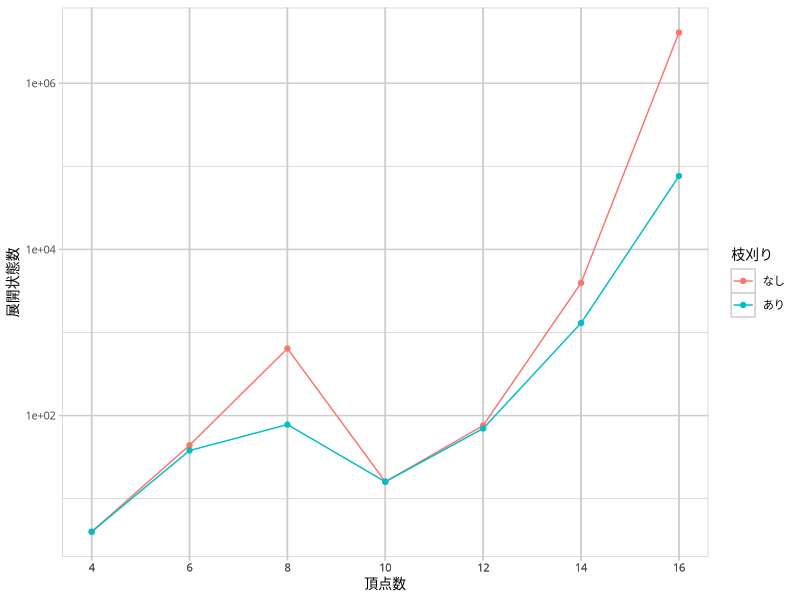

Recreate this plot in R.
library(readr)
library(dplyr)
library(ggplot2)

breaks <- c('basic', 'minmax')
labels <- c('なし', 'あり')
data <- read_csv('cmp-algo-mws.csv') %>%
  filter(d == 3, bdr == 'basic', mgr == 'basic' | mgr == 'minmax') %>%
  mutate(mtd = mgr) %>%
  group_by(n, d, mtd, node) %>%
  summarise(mean_time = mean(time)) %>%
  ungroup() %>%
  mutate(mtd = factor(mtd, levels = breaks)) %>%
  arrange(mtd, n)

gp <- ggplot(data, aes(x = n, y = node, color = mtd)) +
  geom_line() +
  geom_point() +
  scale_x_continuous(name = '頂点数',
                     breaks = data$n,
                     minor_breaks = NULL,
                     labels = as.character(data$n)) +
  scale_y_continuous(name = '展開状態数',
                     trans = 'log10') +
  scale_color_discrete(name = '枝刈り',
                       breaks = breaks,
                       labels = labels) +
  theme(text = element_text(family = 'IPAexGothic', size = 10),
        panel.background = element_rect(fill = 'white', colour = 'grey80'),
        panel.grid.major = element_line(colour = 'grey80'),
        panel.grid.minor = element_line(colour = 'grey80'),
        axis.ticks = element_line(colour = 'grey80'))

ggsave('the-sinitr-node.pdf', gp,
       width = 15, height = 10, units = 'cm',
       device = cairo_pdf)
